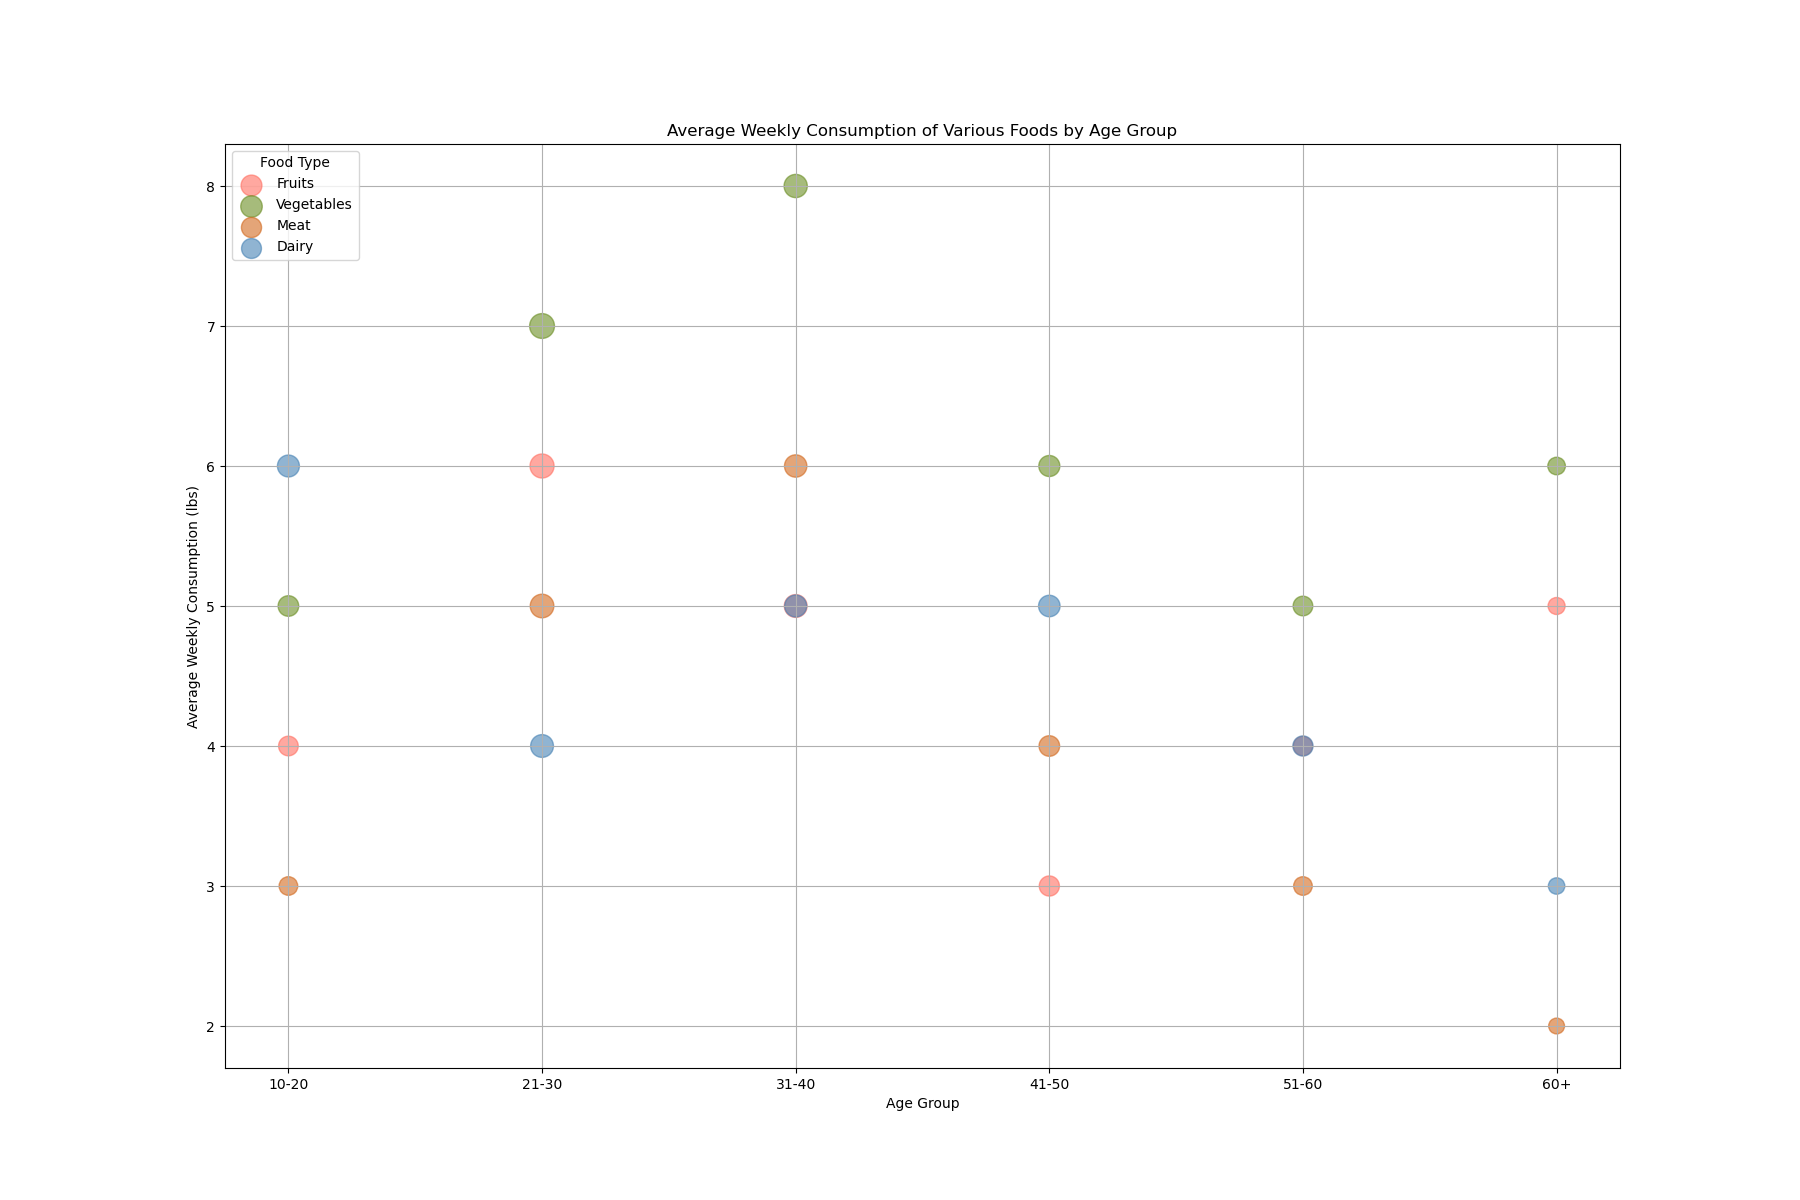

Write Python code to recreate this figure.

import matplotlib.pyplot as plt
import pandas as pd

# Step 1: Define the table data as pandas DataFrame
data = {
    "Age Group": ["10-20", "10-20", "10-20", "10-20",
                  "21-30", "21-30", "21-30", "21-30",
                  "31-40", "31-40", "31-40", "31-40",
                  "41-50", "41-50", "41-50", "41-50",
                  "51-60", "51-60", "51-60", "51-60",
                  "60+", "60+", "60+", "60+"],
    "Food Type": ["Fruits", "Vegetables", "Meat", "Dairy",
                  "Fruits", "Vegetables", "Meat", "Dairy",
                  "Fruits", "Vegetables", "Meat", "Dairy",
                  "Fruits", "Vegetables", "Meat", "Dairy",
                  "Fruits", "Vegetables", "Meat", "Dairy",
                  "Fruits", "Vegetables", "Meat", "Dairy"],
    "Average Weekly Consumption (lbs)": [4, 5, 3, 6,
                                          6, 7, 5, 4,
                                          5, 8, 6, 5,
                                          3, 6, 4, 5,
                                          4, 5, 3, 4,
                                          5, 6, 2, 3],
    "Number of Participants": [200000, 220000, 180000, 250000,
                               300000, 320000, 290000, 270000,
                               270000, 280000, 260000, 250000,
                               210000, 230000, 220000, 240000,
                               190000, 200000, 180000, 210000,
                               150000, 160000, 130000, 140000]
}

df = pd.DataFrame(data)

# Step 2: Prepare the color mapping
food_colors = {
    'Fruits': '#FF6F61',
    'Vegetables': '#6B8E23',
    'Meat': '#D2691E',
    'Dairy': '#4682B4'
}

# Step 3: Generate the bubble chart
plt.figure(figsize=(18, 12))  # Changed width and height reasonably
for food in df['Food Type'].unique():
    subset = df[df['Food Type'] == food]
    plt.scatter(
        subset['Age Group'], 
        subset['Average Weekly Consumption (lbs)'], 
        s=subset['Number of Participants'] / 1000,  # Bubble sizes
        alpha=0.6,
        color=food_colors[food],
        label=food
    )

# Step 4: Chart formatting and topic/headline changes
plt.title('Average Weekly Consumption of Various Foods by Age Group')
plt.xlabel('Age Group')
plt.ylabel('Average Weekly Consumption (lbs)')
plt.legend(title='Food Type', loc='upper left')
plt.grid(True)
plt.show()
